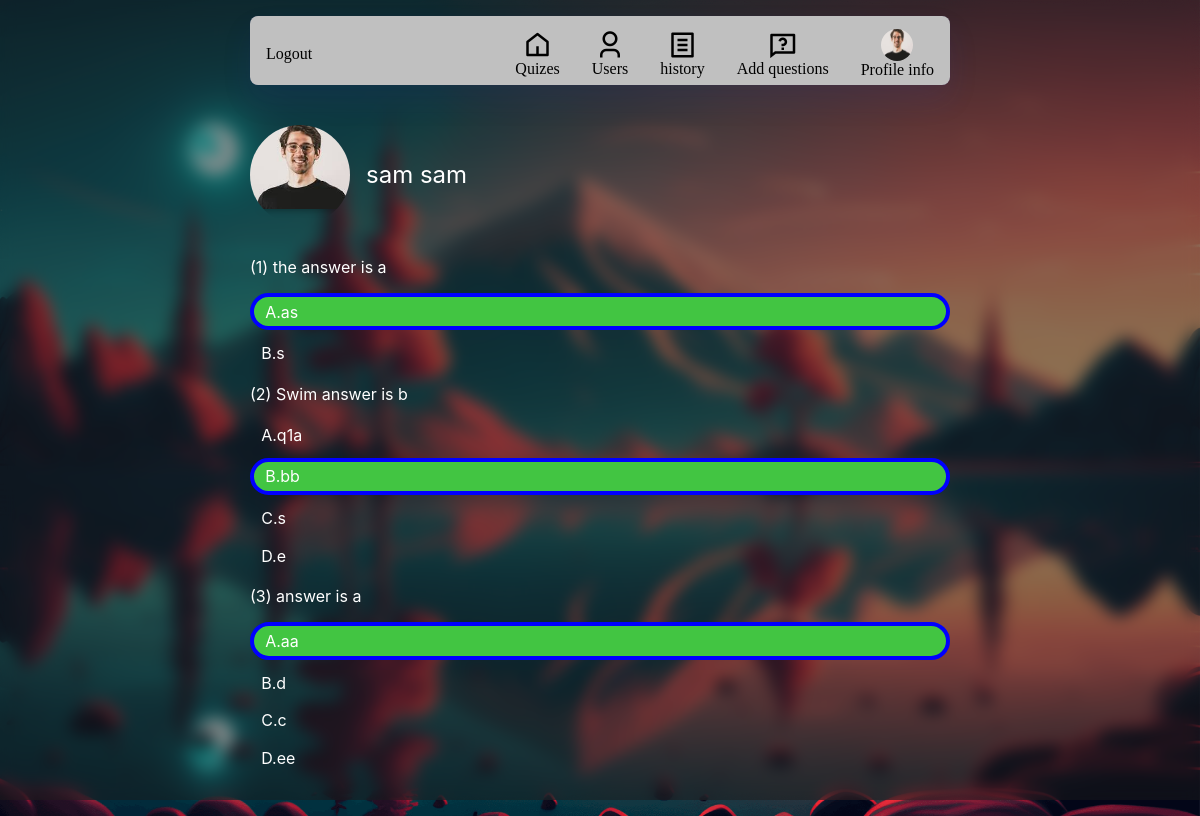
Screenshot of /index.php?page=correct_answers&user=23&quiz=10 (signed in) with the database file from the repository.
### tables this page shows
CREATE TABLE `users` (
  `id` int(255) NOT NULL,
  `username` varchar(255) NOT NULL,
  `password` varchar(255) NOT NULL,
  `fname` varchar(255) NOT NULL,
  `lname` varchar(255) NOT NULL,
  `created_at` datetime NOT NULL DEFAULT current_timestamp(),
  `role` varchar(255) NOT NULL DEFAULT 'user',
  `profile_image_filename` varchar(255) NOT NULL DEFAULT 'null'
);

CREATE TABLE `user_answers` (
  `id` int(255) NOT NULL,
  `user_id` int(255) NOT NULL,
  `question_id` int(255) NOT NULL,
  `created_at` datetime NOT NULL DEFAULT current_timestamp(),
  `chosen_answer` varchar(255) NOT NULL
);

CREATE TABLE `questions` (
  `id` int(255) NOT NULL,
  `quiz_id` varchar(255) NOT NULL,
  `created_at` datetime NOT NULL DEFAULT current_timestamp(),
  `question` longtext NOT NULL,
  `optiona` varchar(255) NOT NULL,
  `optionb` varchar(255) NOT NULL,
  `optionc` varchar(255) DEFAULT NULL,
  `optiond` varchar(255) DEFAULT NULL,
  `answer` varchar(255) NOT NULL
);

### commons/function.php (called while the page is built, shortened)
<?php
function isAdmin():bool{
    return true;
}
?>

### commons/mysql.php (called while the page is built, shortened)
<?php
class Db{
  protected $db;
	private $stmtResult;
function __construct(){
	if(DEV){
		$this->db = new mysqli('localhost',DEV_DB_USER,DEV_DB_PASS,DB_NAME);
	}
	else{
		$this->db = new mysqli('localhost',DB_USER,DB_PASS,DB_NAME);
	}
		return $this;
  }
  public function query(string $sql, $values = [], string $types = ''): self {
		if(!$types) $types = str_repeat('s', count($values));
		if(!$values) {
			$this->stmtResult = $this->db->query($sql);
		} else {
			$values = array_map(fn($val)=>$val ?? null,$values);
			$stmt = $this->stmt = $this->db->prepare($sql);
			$stmt->bind_param($types, ...$values);
			$stmt->execute();
			$this->stmtResult = $stmt->get_result();
		}
		return $this;
	}
  public function getRows():array {
    $results = $this->stmtResult;
   return ($results->fetch_all(MYSQLI_ASSOC));
  }
}
$Db = new Db();
?>

### components/questions_with_answers.php (the view, shortened to what this page needs)
<?php
foreach ($questions as $key => $value) {
?>
  <div class='v-flex c-c mxpw'>
    <span class='mxpw algn_l'>
      <?php echo '(' . $key + 1 . ')' ?> <?php echo $value['question'] ?>
    </span>
    <div class='mxpw v-flex gp05rem mt1'>
      <?php
      if ($value['optiona']) {
      ?>
        <div class="h-flex fs-fs gp1rem  <?php echo   $value['answer'] == 'a' ? 'selected' : '' ?>
        <?php  if( isset($value['chosen_answer']))echo   $value['chosen_answer'] == 'a' ? 'chossen' : '' ?>" >
          <label for="question_<?php echo $value['id'] ?>_a" class='pbtn  round1 mxpw option' for="op1">
            A.<?php echo $value['optiona'] ?>
          </label>
        </div>
      <?php
      }
      ?>
      <?php
      if ($value['optionb']) {
      ?>
        <div class="h-flex fs-fs gp1rem  <?php echo  $value['answer'] == 'b' ? 'selected':'ligma' ?>
         <?php  if( isset($value['chosen_answer'])) echo   $value['chosen_answer'] == 'b' ? 'chossen' : '' ?>">
          <label for="question_<?php echo $value['id'] ?>_b" class='pbtn  round1 mxpw option' for="op1">
            B.<?php echo $value['optionb'] ?>
          </label>
        </div>
      <?php
      }
      ?>
      <?php
      if ($value['optionc']) {
      ?>
        <div class="h-flex fs-fs gp1rem   <?php echo  $value['answer'] == 'c'?'selected' : '' ?>
        <?php if( isset($value['chosen_answer']))echo   $value['chosen_answer'] == 'c' ? 'chossen' : '' ?>">
          <label for="question_<?php echo $value['id'] ?>_c" class='pbtn  round1 mxpw option' for="op1">
            C.<?php echo $value['optionc'] ?>
          </label>
        </div>
      <?php
      }
      ?>
      <?php
      if ($value['optiond']) {
      ?>
        <div class="h-flex fs-fs gp1rem  <?php echo  $value['answer'] == 'd'?'selected' : '' ?>
        <?php if( isset($value['chosen_answer']))echo   $value['chosen_answer'] == 'd' ? 'chossen' : '' ?>">
          <label for="question_<?php echo $value['id'] ?>_d" class='pbtn  round1 mxpw option' for="op1">
            D.<?php echo $value['optiond'] ?>
          </label>
        </div>
      <?php
      }
      ?>
    </div>
  </div>
<?php
}
?>

### index.php (shortened to what this page needs)
<?php
require_once './commons/function.php';
$page = '';
if (!isset($_GET['page'])) {
  $page = './pages/home.php';
} else {
  $page = './pages/' . $_GET['page'] . '.php';
}
?>
<!DOCTYPE html>
<html lang="en">
<head>
  <link rel="stylesheet" href="./assets/styles/main.css" class="css">
  <link rel="stylesheet" href="https://cdnjs.cloudflare.com/ajax/libs/font-awesome/6.5.2/css/all.css" />
</head>
<link href="https://cdn.jsdelivr.net/npm/remixicon@2.5.0/fonts/remixicon.css" rel="stylesheet">
<body>
  <img src="login-bg.png" alt="" class="login__img" />
  <header class='navbar mt1'>
    <div class='page_padding col_text '>
      <div class='logo'>
        <a href="./logout.php">Logout</a>
      </div>
      <a href="./" class='v-flex c-c '>
        <i class="ri-home-5-line fs8"></i>
        Quizes
      </a>
      <?php
      if (isAdmin()) {
      ?>
        <a href="?page=users" class='v-flex c-c'>
          <i class="ri-user-3-line fs8"></i>
          Users
        </a>
      <?php
      }
      ?>
      <a href="?page=history" class='v-flex c-c'>
        <i class="ri-file-list-line fs8"></i>
        history
      </a>
      <a href="?page=upload_questions" class='v-flex c-c'>
        <i class="ri-questionnaire-line fs8"></i>
        <span class='no_wrap'>
          Add questions
        </span>
      </a>
      <a href="?page=user&userid=<?php echo  $_SESSION['user_id'] ?>" class='imgcc v-flex c-c'>
        <img class='profile_image' src="<?php echo  $_SESSION['image_url'] ?>" alt="image">
        <span class='no_wrap'> Profile info</span>
      </a>
    </div>
  </header>
  <div id='main'>
    <?php
    if (isset($_GET['user'])) {
      require_once './components/user.php';
    }
    ?>
    <?php
    require_once $page
    ?>
  </div>
</body>
</html>

### components/user.php (shortened to what this page needs)
<?php
require_once './commons/mysql.php';
$uid = $_GET['user'];
$userData = $Db->query("SELECT lname , username ,fname ,profile_image_filename, lname from  users where id = ? ", [$uid])->getRows()[0];
$imgUrl = IMG_DIR . '/' . $userData['profile_image_filename'];
?>
<div class='max700 h mb2'>
  <div class='h-flex fs-c gp1rem'>
    <div class='img_c'>
      <img src="<?php echo $imgUrl ?>" class='sdw1' alt="">
    </div>
    <h2 class='col2'>
      <?php echo $userData['fname'] . ' ' . $userData['lname'];
      ?>
    </h2>
</div>
</div>

### pages/correct_answers.php (shortened to what this page needs)
<?php
require_once './commons/function.php';
require_once './commons/mysql.php';
$questions = [];
$uid = null ;
if(!isAdmin()){
  $uid  =  $_SESSION['user_id'];
}
  else{
    $uid  = $_GET['user'] ?? $_SESSION['user_id'];
  }
if(isAdmin() && $uid !=  $_SESSION['user_id']){
  $questions = $Db->query("SELECT q.* , ua.* from questions as q inner join user_answers as ua on ua.question_id = q.id where quiz_id = ? && ua.user_id = ?", [$_GET['quiz'],$uid])->getRows();
}
?>
<div class="v-flex gp1rem c-c max700 col2">
<?php
require_once './components/questions_with_answers.php'
?>
</div>

### assets/styles/main.css (style rules this page uses)
#main { font-family: Inter, -apple-system, BlinkMacSystemFont, 'Segoe UI', Roboto, Oxygen, Ubuntu, Cantarell, 'Fira Sans', 'Droid Sans', 'Helvetica Neue', sans-serif; }

### assets/styles/flex.css (style rules this page uses)
.v-flex { display: flex; flex-direction: column; }
.c-c { justify-content: center; align-items: center; }
.h-flex { display: flex; flex-direction: row; }
.fs-fs { justify-content: flex-start; align-items: flex-start; }
.fs-c { justify-content: flex-start; align-items: center; }

### assets/styles/fs.css (style rules this page uses)
:root { --fs_1: 10.5px; --fs_11: 11.5px; --fs_12: 12.5px; --fs_13: 13px; --fs1: 14px; --fs2: 16px; --fs3: 18px; --fs4: 20px; --fs5: 22px; --fs6: 24px; --fs7: 26px; --fs8: 30px; --fs9: 35px; --fs10: 40px; --fs11: 50px; --fs12: 60px; }
.fs8 { font-size: var(--fs8); }

### assets/styles/colors.css (style rules this page uses)
:root { --color1:red; --color2:blue; --bgcol1: black; --bgcol2:gray; --bgcol3:silver; --col_text:black; --col_text2:white; --col_info:rgb(116, 116, 235); --col_error:rgb(241, 73, 73); --col_success:rgb(66, 197, 66); }
.col_text , .col1 { color: var(--col_text); }
.col_text2 , .col2 { color: var(--col_text2); }

### assets/styles/common.css (style rules this page uses)
:root { --top_nav_height: 3.5rem; --max1500: min(1500px, 100%); --sdw2: 19px 11px 8px rgba(0, 0, 0, 0.28); --sdw1: 2px 2px 6px rgba(0, 0, 0, 0.28); --pgpadding1: 2rem; --p_img_size: 40px; --navheight: 4.3rem; }
.mxpw { width: 100%; }
.gp1rem { gap: 1rem; }
.gp05rem { gap: 0.5rem; }
.btn1, .pbtn { padding: 0.3rem 0.7rem; }
.pbtn { padding: 0.6rem 1rem; }
.algn_l { text-align: left; }
.sdw1 { -webkit-box-shadow: 2px 2px 6px rgba(0, 0, 0, 0.28); -moz-box-shadow: 2px 2px 6px rgba(0, 0, 0, 0.28); -ms-box-shadow: 2px 2px 6px rgba(0, 0, 0, 0.28); -o-box-shadow: 2px 2px 6px rgba(0, 0, 0, 0.28); box-shadow: 2px 2px 6px rgba(0, 0, 0, 0.28); }
.mb2 { margin-bottom: 2rem; }
.mt1 { margin-top: 1rem; }
.max700 { width: min(700px, 100%); }
.no_wrap { white-space: nowrap; }
.round1 { border-radius: 5px; }
.pbtn { padding: 0.3rem 0.7rem; }

### assets/styles/base.css (style rules this page uses)
*, *::before, *::after { box-sizing: border-box; margin: 0; font-weight: normal; }

### index.php (style rules this page uses)
.login__img { position: fixed; z-index: -1; top: 0px; left: 0px; width: 100%; height: 100%; object-fit: cover; object-position: center; }
body { height: 100dvh; }
#main { display: flex; justify-content: flex-start; align-items: center; flex-direction: column; width: 100%; height: calc(100% - var(--navheight)); position: relative; border: 2px solid var(--white-color); padding: 2.5rem 1.5rem; position: relative; z-index: 10; border-radius: 1rem; }
body::before { position: fixed; z-index: 1; content: ''; top: 0px; left: 0px; height: 100vh; width: 100vw; background-color: hsla(0, 0%, 10%, .5); backdrop-filter: blur(8px); }
.navbar>div { display: flex; align-items: center; justify-content: flex-end; padding-block: 0.3rem; gap: 2rem }
.navbar { height: var(--navheight); width: min(700px, 100vw); position: relative; z-index: 10; margin-inline: auto; padding: 0.5rem 1rem; background-color: var(--bgcol3); border-radius: 0.5rem; box-shadow: 0 0 1px 0 rgba(52, 46, 173, 0.25), 0 15px 30px 0 rgba(52, 46, 173, 0.1); }
.logo { margin-right: auto; }
.profile_image { width: 2rem; height: 2rem; border-radius: 50% }
.imgcc { display: flex; align-items: center; justify-content: center; }
a { text-decoration: none; color: var(--col_text); }

### components/user.php (style rules this page uses)
.img_c { width: 100px; height: 100px; border-radius: 50%; overflow: hidden; }
.img_c>img { width: 100%; }

### components/questions_with_answers.php (style rules this page uses)
.selected { background: var(--col_success); }
.chossen { border: 4px solid var(--color2); border-radius: 50px; }

### rows the page displays
users: profile_image_filename (picture), fname "sam", lname "sam"
user_answers: question.question "the answer is a", question.optiona "as", question.optionb "s"
user_answers: question.question "Swim answer is b", question.optiona "q1a", question.optionb "bb", question.optionc "s", question.optiond "e"
user_answers: question.question "answer is a", question.optiona "aa", question.optionb "d", question.optionc "c", question.optiond "ee"
